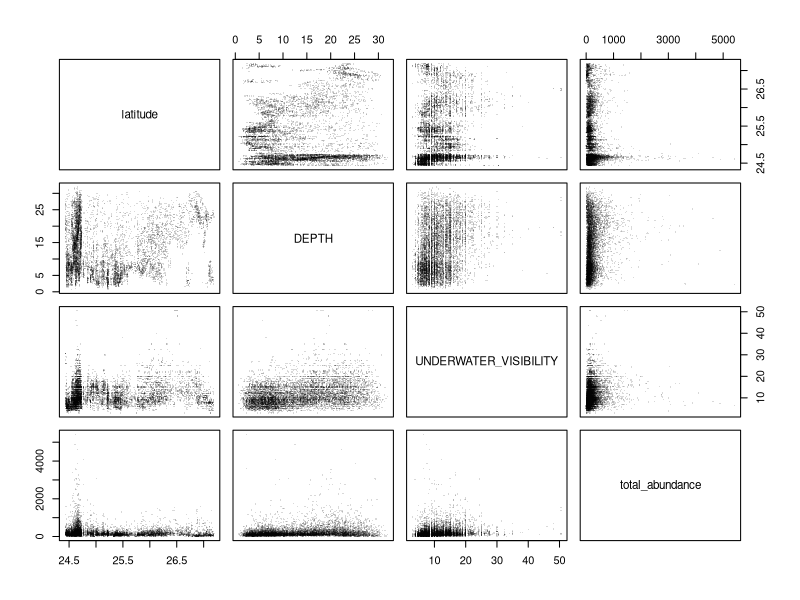
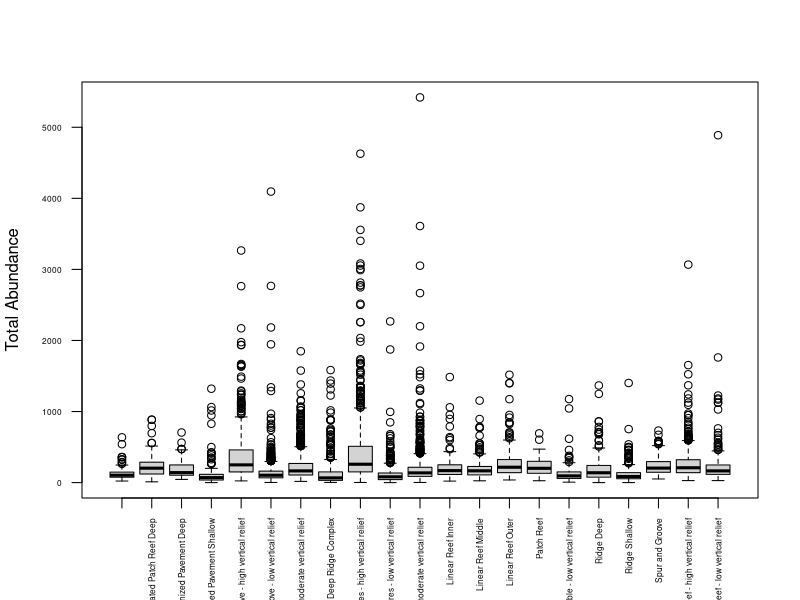
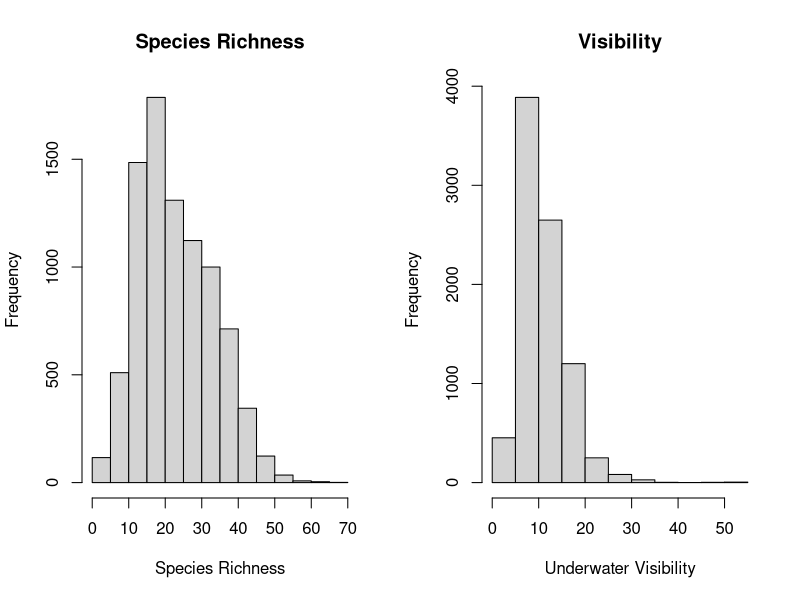
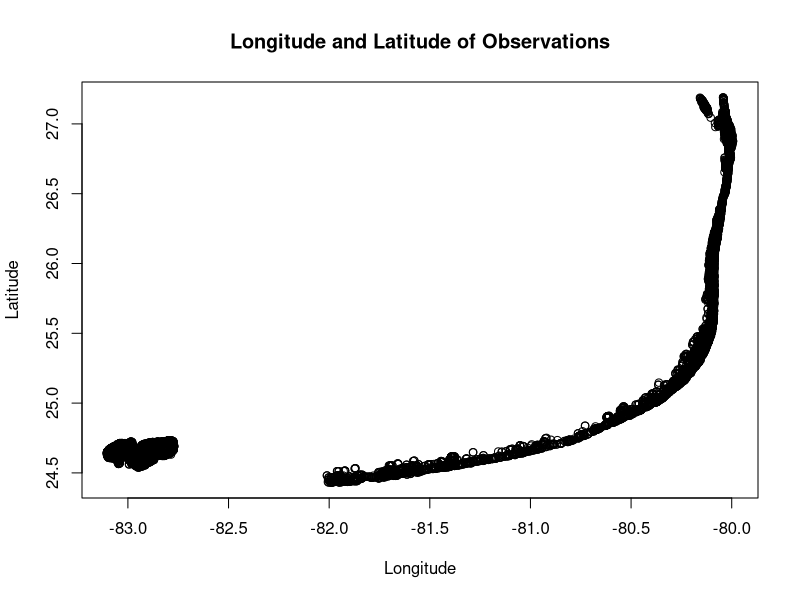
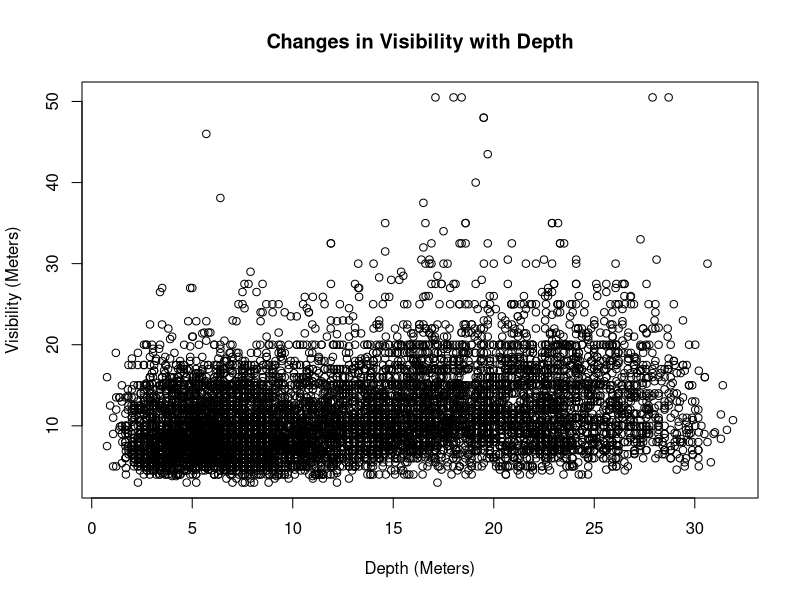
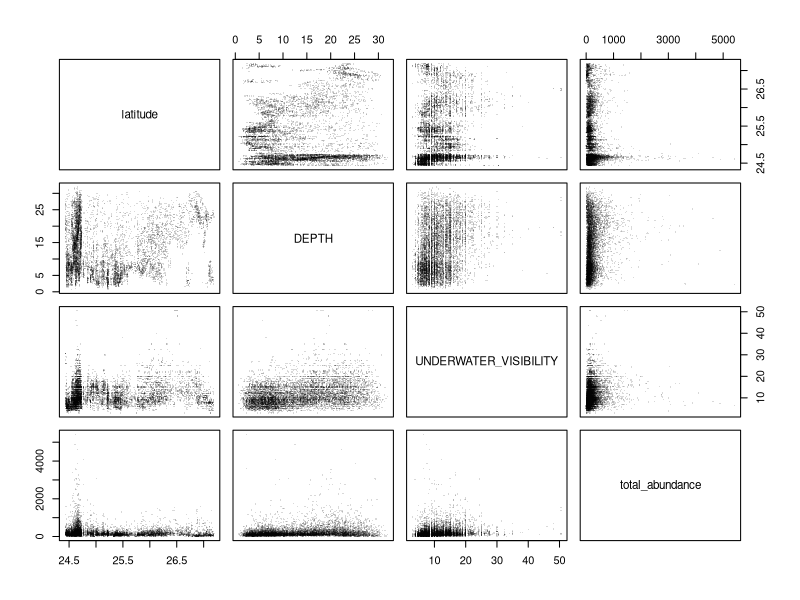
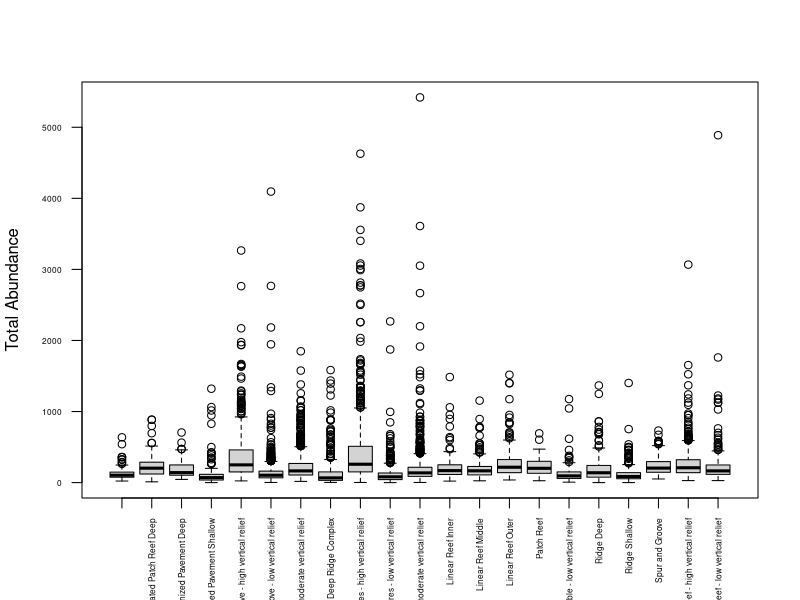
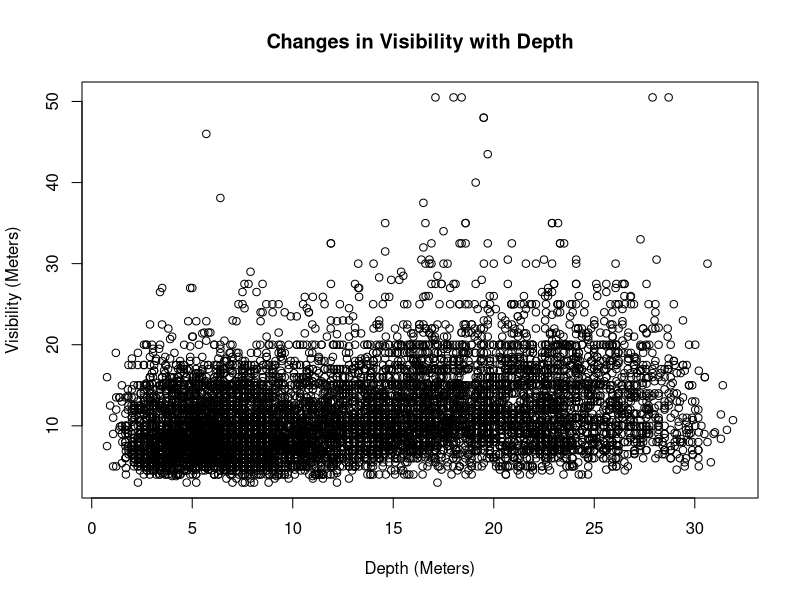

These figures' R source, in order:
# This data set was taken from the data of NOAA's NCRMP (National Coral Reef Monitoring Program)
# The data was found at https://github.com/bmaitner/biometry_course/tree/main/data/Reef_fish


fish <- read.csv("NCRMP_reef_fish_surveys.csv")
str(fish)
var<- fish
var<- fish[c("latitude", "DEPTH", "UNDERWATER_VISIBILITY", "total_abundance")]
round(cor(var),2)
# above provides the correlation between the variables latitude, depth, underwater visibility, and total abundance


pairs(x=var, pch=16, cex=0.3, col = rgb(red=0, green = 0, blue = 0, alpha = 0.15))
# above plots the correlation results on graphs


png("Cor_lat_depth_vis_ta.png", width = 900, height = 650)
pairs(x=var, pch=16, cex=0.3, col = rgb(red=0, green = 0, blue = 0, alpha = 0.15))
dev.off()
# above creates a png file for the correlation plot

boxplot(total_abundance ~ HABITAT_TYPE, data = fish, 
        ylab = "Total Abundance",
        xlab= NULL,
        las=2,
        cex.lab=1,
        cex.axis=.5)
# above makes a plot for the relationship between total abundance and the MPA status of the reef
# in the plot, I tried to make the x-axis labels small enough to fit on the file, but I do not know how to make the names so that they are readable and fit on the page.

png("Abundance_Habitat.png", width = 900, height = 650)
boxplot(total_abundance ~ HABITAT_TYPE, data = fish, 
        ylab = "Total Abundance",
        xlab= NULL,
        las=2,
        cex.lab=1,
        cex.axis=.5)
dev.off()
# above action saves the boxplot

par(mfrow= c(1,2))
hist(fish$species_richness, main = "Species Richness",
     xlab = "Species Richness", ylab = "Frequency")
hist(fish$UNDERWATER_VISIBILITY, main = "Visibility",
     xlab = "Underwater Visibility", ylab = "Frequency")
par(mfrow = c(1,1))
# above creates 2 side-by-side histograms showing the frequency of species richness data and visibility data respectively



plot(x= fish$longitude, y= fish$latitude, xlab = "Longitude", ylab = "Latitude", main = "Longitude and Latitude of Observations")
?plot
class(fish$species_richness)
# above creates a plot that works partially as a map showing the longitude and latitude of the observation sites

plot(x= fish$DEPTH, 
     y= fish$UNDERWATER_VISIBILITY,
     xlab = "Depth (Meters)",
     ylab = "Visibility (Meters)",
     main = "Changes in Visibility with Depth")
# above creates a plot that shows the visibility underwater at the depth it was measured

png("DepthVisScatterplot.png", width = 900, height = 650)
plot(x= fish$DEPTH, 
     y= fish$UNDERWATER_VISIBILITY,
     xlab = "Depth (Meters)",
     ylab = "Visibility (Meters)",
     main = "Changes in Visibility with Depth")
dev.off()


png("LogLat_Scatterplot.png", width = 900, height = 650)
plot(x= fish$longitude, y= fish$latitude, xlab = "Longitude", ylab = "Latitude", main = "Longitude and Latitude of Observations")
dev.off()
